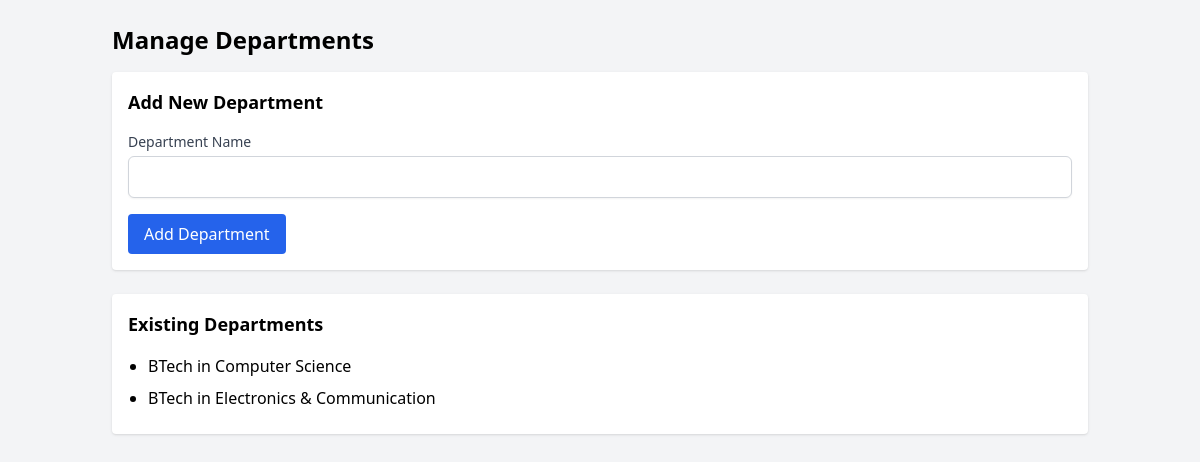
/manage-departments/ (signed in), run on the app's committed database.
### portal/models.py (models this page shows, shortened)
class Department(models.Model):
    institution = models.ForeignKey(Institution, on_delete=models.CASCADE, related_name="departments")
    name = models.CharField(max_length=255, unique=True)

### portal/views.py (the view, shortened to what this page needs)
# urls.py: path("manage-departments/", views.manage_departments, name="manage_departments"),
@login_required
def manage_departments(request):
    try:
        institution = Institution.objects.get(user=request.user)
    except Institution.DoesNotExist:
        messages.error(request, "You are not associated with any institution.")
        return redirect("dashboard")
    departments = Department.objects.filter(institution=institution)
    context = {
        "departments": departments,
    }
    return render(request, "manage_departments.html", context)

### templates/manage_departments.html (shortened to what this page needs)
<!DOCTYPE html>
<html lang="en">
<head>
  <script src="https://cdn.tailwindcss.com"></script>
</head>
<body class="bg-gray-100">
  <div class="container mx-auto p-6">
    <h1 class="text-2xl font-bold mb-4">Manage Departments</h1>
    <div class="bg-white p-4 rounded shadow mb-6">
      <h2 class="text-lg font-bold mb-4">Add New Department</h2>
      <form method="post">
        <div class="mb-4">
          <label for="name" class="block text-sm font-medium text-gray-700">Department Name</label>
          <input type="text" id="name" name="name" required
                 class="mt-1 block w-full px-3 py-2 border border-gray-300 rounded-md shadow-sm">
        </div>
        <button type="submit"
                class="px-4 py-2 bg-blue-600 text-white rounded hover:bg-blue-700">
          Add Department
        </button>
      </form>
    </div>
    <div class="bg-white p-4 rounded shadow">
      <h2 class="text-lg font-bold mb-4">Existing Departments</h2>
      <ul class="list-disc pl-5">
        {% for department in departments %}
          <li class="mb-2">{{ department.name }}</li>
        {% empty %}
          <p>No departments found.</p>
        {% endfor %}
      </ul>
    </div>
  </div>
</body>
</html>

### data on the page
Department: name "BTech in Computer Science"
Department: name "BTech in Electronics & Communication"
